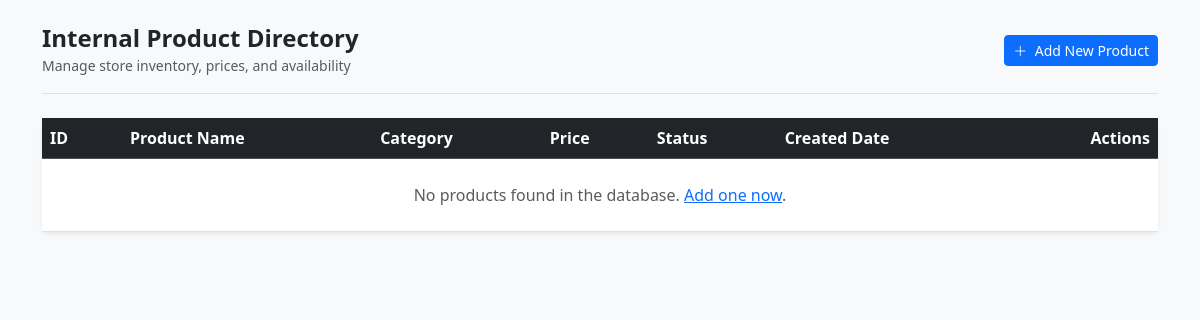
The app's page /florashop/products_details/list/ (signed in), older data.
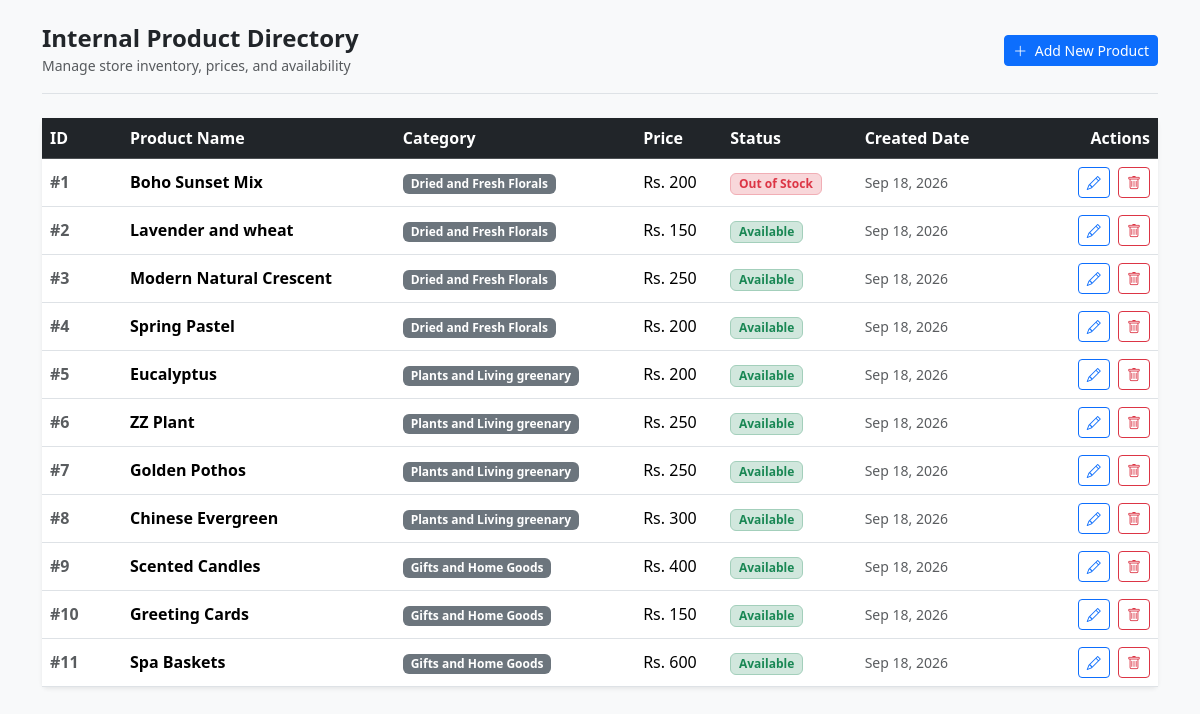
The same page, newer data.
### apps/products/models.py (models this page shows, shortened)
class Product(models.Model):
    Category = models.ForeignKey(
        Category, on_delete=models.CASCADE, related_name="products"
    )
    name = models.CharField(max_length=100)
    price = models.DecimalField(
        max_digits=10, decimal_places=2, help_text="Prices in NPR"
    )
    is_available = models.BooleanField(default=True)
    created_at = models.DateTimeField(auto_now_add=True)

class Category(models.Model):
    name = models.CharField(max_length=100, unique=True)
    class Meta:
        db_table = "Product_Categories"

### apps/products/views.py (the view)
# urls.py: path("list/", ProductListView.as_view(), name = "product_list"),
class ProductListView(SStaffRequiredMixin,View):
    def get(self, request):
        categories = Category.objects.all()
        products = Product.objects.all()
        context = {
            "products":products
        }
        return render(request, "products/list.html", context)

### apps/products/views.py (called while the page is built)
      def test_func(self):
            return (self.request.user.is_authenticated and self.request.user.is_staff
            )

### apps/products/templates/products/list.html (shortened to what this page needs)
{% load static %}
<!DOCTYPE html>
<html lang="en">
<head>
    <link rel="stylesheet" href="https://cdn.jsdelivr.net/npm/bootstrap@5.3.8/dist/css/bootstrap.min.css">
    <link rel="stylesheet" href="https://cdn.jsdelivr.net/npm/bootstrap-icons@1.11.3/font/bootstrap-icons.min.css">
</head>
<body class="bg-light py-4">
    <div class="container">
        <div class="d-flex justify-content-between align-items-center mb-4 pb-3 border-bottom">
            <div>
                <h2 class="h4 mb-0 fw-bold">Internal Product Directory</h2>
                <small class="text-muted">Manage store inventory, prices, and availability</small>
            </div>
            <a href="{% url 'product_create' %}" class="btn btn-primary btn-sm">
                <i class="bi bi-plus-lg me-1"></i> Add New Product
            </a>
        </div>
        <div class="card shadow-sm border-0">
            <div class="card-body p-0">
                <div class="table-responsive">
                    <table class="table table-hover align-middle mb-0">
                        <thead class="table-dark">
                            <tr>
                                <th scope="col" style="width: 80px;">ID</th>
                                <th scope="col">Product Name</th>
                                <th scope="col">Category</th>
                                <th scope="col">Price</th>
                                <th scope="col">Status</th>
                                <th scope="col">Created Date</th>
                                <th scope="col" class="text-end" style="width: 150px;">Actions</th>
                            </tr>
                        </thead>
                        <tbody>
                            {% for product in products %}
                            <tr>
                                <td class="fw-bold text-muted">#{{ product.id }}</td>
                                <td class="fw-semibold">{{ product.name }}</td>
                                <td>
                                    <span class="badge bg-secondary">
                                        {{ product.Category.name|default:"Uncategorized" }}
                                    </span>
                                </td>
                                <td>Rs. {{ product.price|floatformat:0 }}</td>
                                <td>
                                    {% if product.is_available %}
                                    <span
                                        class="badge bg-success-subtle text-success border border-success-subtle">Available</span>
                                    {% else %}
                                    <span class="badge bg-danger-subtle text-danger border border-danger-subtle">Out of
                                        Stock</span>
                                    {% endif %}
                                </td>
                                <td class="small text-muted">{{ product.created_at|date:"M d, Y" }}</td>
                                <td class="text-end">
                                    <a href="{% url 'product_update' product.pk %}"
                                        class="btn btn-outline-primary btn-sm me-1" title="Edit">
                                        <i class="bi bi-pencil"></i>
                                    </a>
                                    <a href="{% url 'product_delete' product.pk %}"
                                        class="btn btn-outline-danger btn-sm" title="Delete">
                                        <i class="bi bi-trash"></i>
                                    </a>
                                </td>
                            </tr>
                            {% empty %}
                            <tr>
                                <td colspan="7" class="text-center py-4 text-muted">
                                    No products found in the database. <a href="{% url 'product_create' %}">Add one
                                        now</a>.
                                </td>
                            </tr>
                            {% endfor %}
                        </tbody>
                    </table>
                </div>
            </div>
        </div>
    </div>
</body>
</html>

Row changes from the older to the newer data that the page shows:
added Product: id "1", name "Boho Sunset Mix", Category.name "Dried and Fresh Florals", price "200", is_available "Out of Stock", created_at "Sep 18, 2026"
added Product: id "2", name "Lavender and wheat", Category.name "Dried and Fresh Florals", price "150", is_available "Available", created_at "Sep 18, 2026"
added Product: id "3", name "Modern Natural Crescent", Category.name "Dried and Fresh Florals", price "250", is_available "Available", created_at "Sep 18, 2026"
added Product: id "4", name "Spring Pastel", Category.name "Dried and Fresh Florals", price "200", is_available "Available", created_at "Sep 18, 2026"
added Product: id "5", name "Eucalyptus", Category.name "Plants and Living greenary", price "200", is_available "Available", created_at "Sep 18, 2026"
added Product: id "6", name "ZZ Plant", Category.name "Plants and Living greenary", price "250", is_available "Available", created_at "Sep 18, 2026"
added Product: id "7", name "Golden Pothos", Category.name "Plants and Living greenary", price "250", is_available "Available", created_at "Sep 18, 2026"
added Product: id "8", name "Chinese Evergreen", Category.name "Plants and Living greenary", price "300", is_available "Available", created_at "Sep 18, 2026"
added Product: id "9", name "Scented Candles", Category.name "Gifts and Home Goods", price "400", is_available "Available", created_at "Sep 18, 2026"
added Product: id "10", name "Greeting Cards", Category.name "Gifts and Home Goods", price "150", is_available "Available", created_at "Sep 18, 2026"
added Product: id "11", name "Spa Baskets", Category.name "Gifts and Home Goods", price "600", is_available "Available", created_at "Sep 18, 2026"
Text that changed along with them:
text no longer shown: "No products found in the database. Add one now ."
